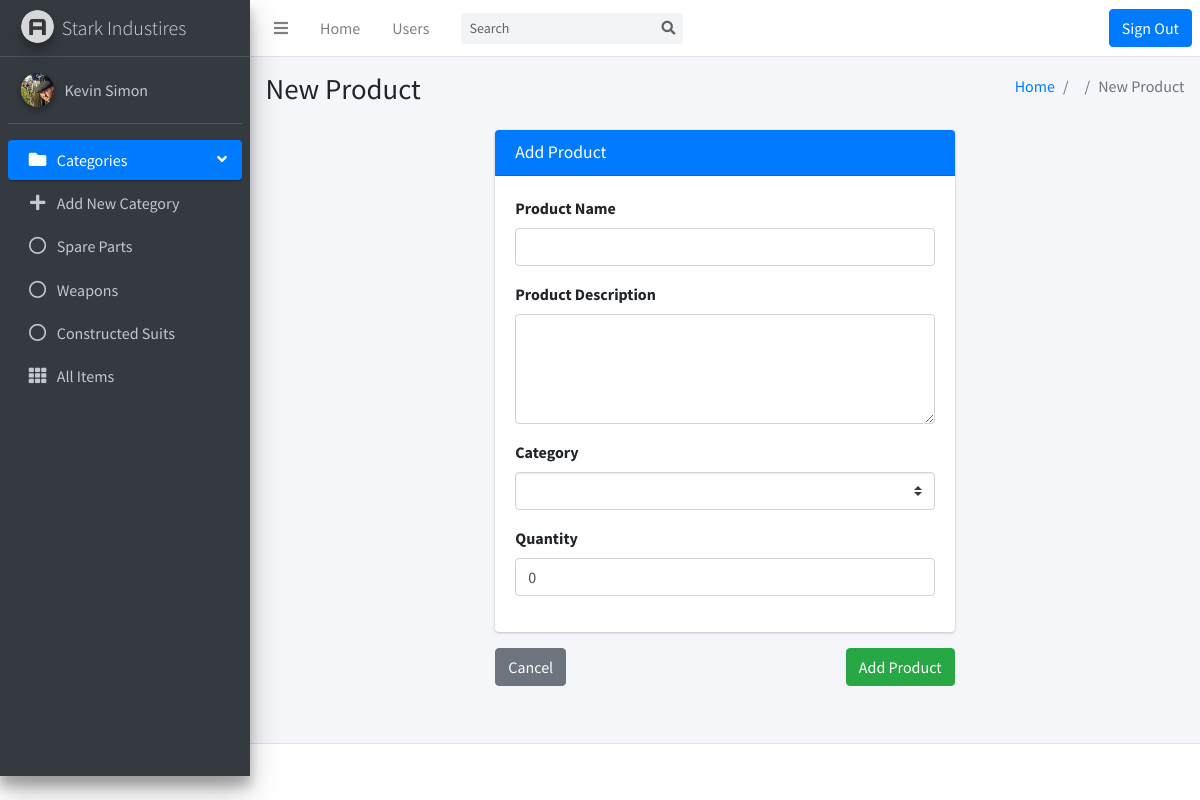
/product-add.php (signed in), run on the app's committed database.
### tables this page shows
CREATE TABLE `categories` (
  `idCategory` int(11) NOT NULL,
  `nameCategory` varchar(100) NOT NULL
);

### product-add.php (the view, shortened to what this page needs)
<?php
  include('header.php');
  $forCategory = htmlspecialchars($_GET['forcategory']);
?>
<body class="hold-transition sidebar-mini">
  <div class="wrapper">
    <div class="content-wrapper">
      <section class="content-header">
        <div class="container-fluid">
          <div class="row mb-2">
            <div class="col-sm-6">
              <h1>New Product</h1>
            </div>
            <div class="col-sm-6">
              <ol class="breadcrumb float-sm-right">
                <li class="breadcrumb-item"><a href="index.php">Home</a></li>
                <li class="breadcrumb-item"></li>
                <li class="breadcrumb-item active">New Product</li>
              </ol>
            </div>
          </div>
        </div>
      </section>
      <section class="content">
        <div class="row justify-content-center">
          <div class="col-md-6">
            <div class="card card-primary">
              <div class="card-header">
                <h3 class="card-title">Add Product</h3>
              </div>
              <div class="card-body">
                <div class="form-group">
                  <form action="includes/productadd.inc.php" method="post">
                    <label for="inputName">Product Name</label>
                    <input type="text" id="inputName" class="form-control" required name="p-name">
                </div>
                <div class="form-group">
                  <label for="inputDescription">Product Description</label>
                  <textarea id="inputDescription" class="form-control" rows="4" required
                    name="p-description"></textarea>
                </div>
                <div class="form-group">
                  <label for="p-category">Category</label>
                  <select class="form-control custom-select" required name="p-category">
                    <?php
                      include('includes/dbh.inc.php');
                      echo '<option selected>'.$forCategory.'</option>';
                      $sql = "SELECT * FROM categories";
                      if($result = mysqli_query($conn, $sql)) {
                        if(mysqli_num_rows($result) > 0) {
                          while($row = mysqli_fetch_array($result)) {
                            if ($row['nameCategory'] != $forCategory) {
                              $category = $row['nameCategory'];
                              echo '<option value="'.$category.'">'.$category.'</option>';
                            }
                          }
                        }
                      }
                    ?>
                  </select>
                </div>
                <div class="form-group">
                  <label for="p-quantity">Quantity</label>
                  <input type="number" name="p-quantity" id="quantity" class="form-control" value="0" step="1">
                </div>
              </div>
            </div>
          </div>
        </div>
        <div class="row justify-content-center">
          <div class="col-6">
            <a href="category.php?category=<?= $forCategory; ?>" class="btn btn-secondary">Cancel</a>
            <button type="submit" class="btn btn-success float-right" name="product-submit">Add Product</button>
          </div>
        </div>
      </section>
    </div>
<?php
  include('footer.php');
?>

### header.php (shortened to what this page needs)
<!DOCTYPE html>
<html lang="en">
<head>
  <link rel="stylesheet" href="plugins/fontawesome-free/css/all.min.css">
  <link rel="stylesheet" href="dist/css/adminlte.min.css">
</head>
<body class="hold-transition sidebar-mini">
  <div class="wrapper">
    <nav class="main-header navbar navbar-expand navbar-white navbar-light">
      <ul class="navbar-nav">
        <li class="nav-item">
          <a class="nav-link" data-widget="pushmenu" href="#" role="button"><i class="fas fa-bars"></i></a>
        </li>
        <li class="nav-item d-none d-sm-inline-block">
          <a href="index.php" class="nav-link">Home</a>
        </li>
        <li class="nav-item d-none d-sm-inline-block">
          <a href="contacts.php" class="nav-link">Users</a>
        </li>
      </ul>
      <form class="form-inline ml-3" action="search.php" method="post">
        <div class="input-group input-group-sm">
          <input name="search" class="form-control form-control-navbar" type="search" placeholder="Search" aria-label="Search">
          <div class="input-group-append">
            <button class="btn btn-navbar" type="submit" name="search-submit">
              <i class="fas fa-search"></i>
            </button>
          </div>
        </div>
      </form>
      <ul class="navbar-nav ml-auto">
        <li class="nav-item">
          <form action="includes/logout.inc.php" method="post">
            <button type="submit" class="btn btn-primary btn-block" name="logout-submit">Sign Out</button>
          </form>
        </li>
      </ul>
    </nav>
    <aside class="main-sidebar sidebar-dark-primary elevation-4">
      <a href="index.php" class="brand-link">
        <img src="dist/img/AdminLTELogo.png" alt="AdminLTE Logo" class="brand-image img-circle elevation-3"
          style="opacity: .8">
        <span class="brand-text font-weight-light">Stark Industires</span>
      </a>
      <div class="sidebar">
        <div class="user-panel mt-3 pb-3 mb-3 d-flex">
          <div class="image">
            <?php
              include('includes/dbh.inc.php');
              $sql = "SELECT * FROM users";
              $result = mysqli_query($conn, $sql);
              if (mysqli_num_rows($result) > 0) {
                if ($row = mysqli_fetch_assoc($result)) {
                  $userId = $_SESSION['userId'];
                  $picId = $_SESSION['userPic'];
                  $fileName = "uploads/".$picId."*";
                  $filePath = glob($fileName);
                  $fileExt = explode(".", $filePath['0']);
                  $fileActualExt = $fileExt[1];
                  if ($userId == $picId) {
                    $profilePic = "uploads/".$picId."."."$fileActualExt";
                  } else {
                    $profilePic = "uploads/profile_default_image_stkindustries2020.jpg";
                  }
                  if ($row['picUsers'] == $userId) {
                    echo '<img src="'.$profilePic.'?'.mt_rand().'" class="img-circle elevation-2" alt="User Image">';
                  } else {
                    echo '<img src="'.$profilePic.'" class="img-circle elevation-2" alt="Default User Image">';
                  }
                }
              }
            ?>
          </div>
          <div class="info">
            <a href="profile.php" class="d-block"><?= $_SESSION["userName"]; ?></a>
          </div>
        </div>
        <nav class="mt-2">
          <ul class="nav nav-pills nav-sidebar flex-column" data-widget="treeview" role="menu" data-accordion="false">
            <li class="nav-item has-treeview menu-open">
              <a href="#" class="nav-link active">
                <i class="nav-icon fas fa-folder"></i>
                <p>
                  Categories
                  <i class="right fas fa-angle-left"></i>
                </p>
              </a>
              <ul class="nav nav-treeview">
                <li class="nav-item">
                  <a href="category-add.php" class="nav-link">
                    <i class="fas fa-plus nav-icon"></i>
                    <p>Add New Category</p>
                  </a>
                </li>
                <?php
                  include('dbh.inc.php');
                  $sql = "SELECT * FROM categories";
                  if($result = mysqli_query($conn, $sql)) {
                    if(mysqli_num_rows($result) > 0) {
                      while($row = mysqli_fetch_array($result)) {
                        $category = $row['nameCategory'];
                        echo
                          '<li class="nav-item">
                            <a href="category.php?category='.$category.'" class="nav-link">
                              <i class="far fa-circle nav-icon"></i>
                            <p>'.$category.'</p>
                            </a>
                          </li>';
                      }
                    }
                  }
                ?>
              </ul>
            </li>
            <li class="nav-item">
              <a href="allproducts.php" class="nav-link">
                <i class="nav-icon fas fa-th"></i>
                <p>
                  All Items
                </p>
              </a>
            </li>
          </ul>
        </nav>
      </div>
    </aside>

### data on the page
categories: nameCategory "Spare Parts"
categories: nameCategory "Weapons"
categories: nameCategory "Constructed Suits"

### other printed values
$_SESSION["userName"] "Kevin Simon"
